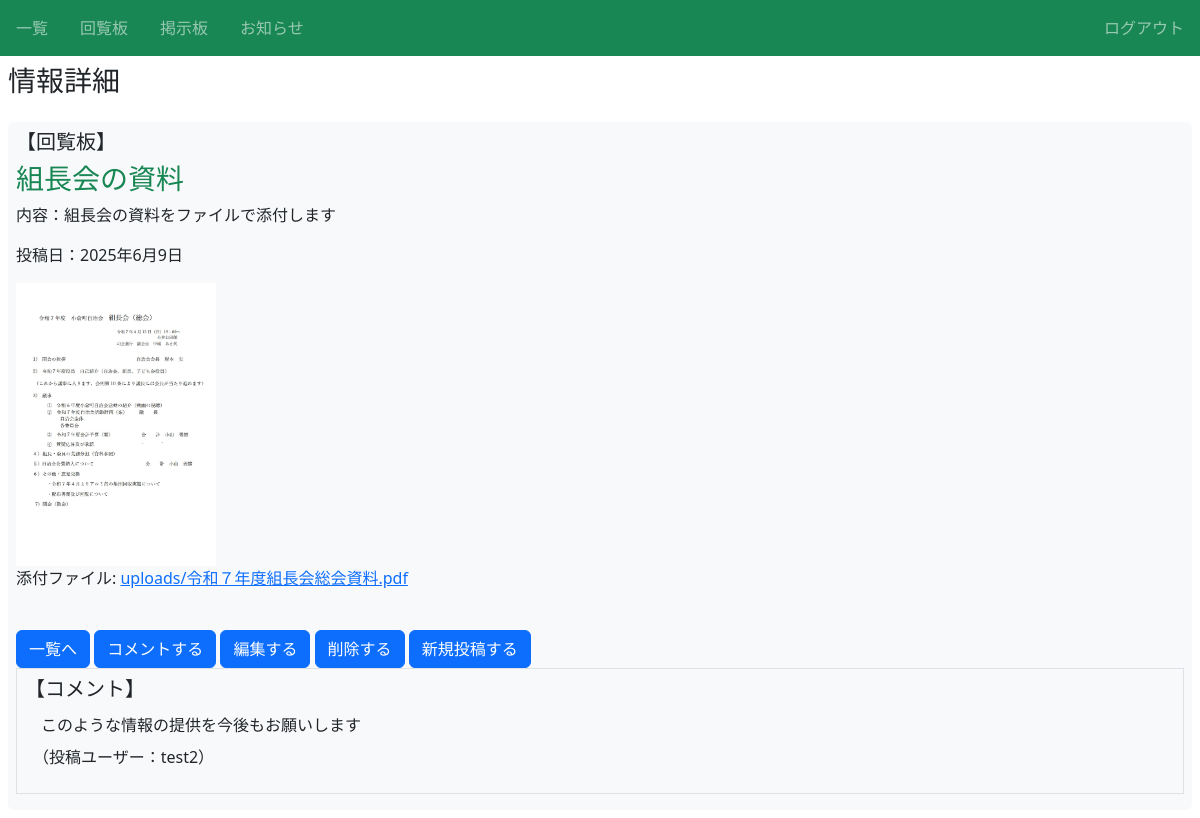
Page /j_sns/6/detail/ (signed in) on the earlier database version.
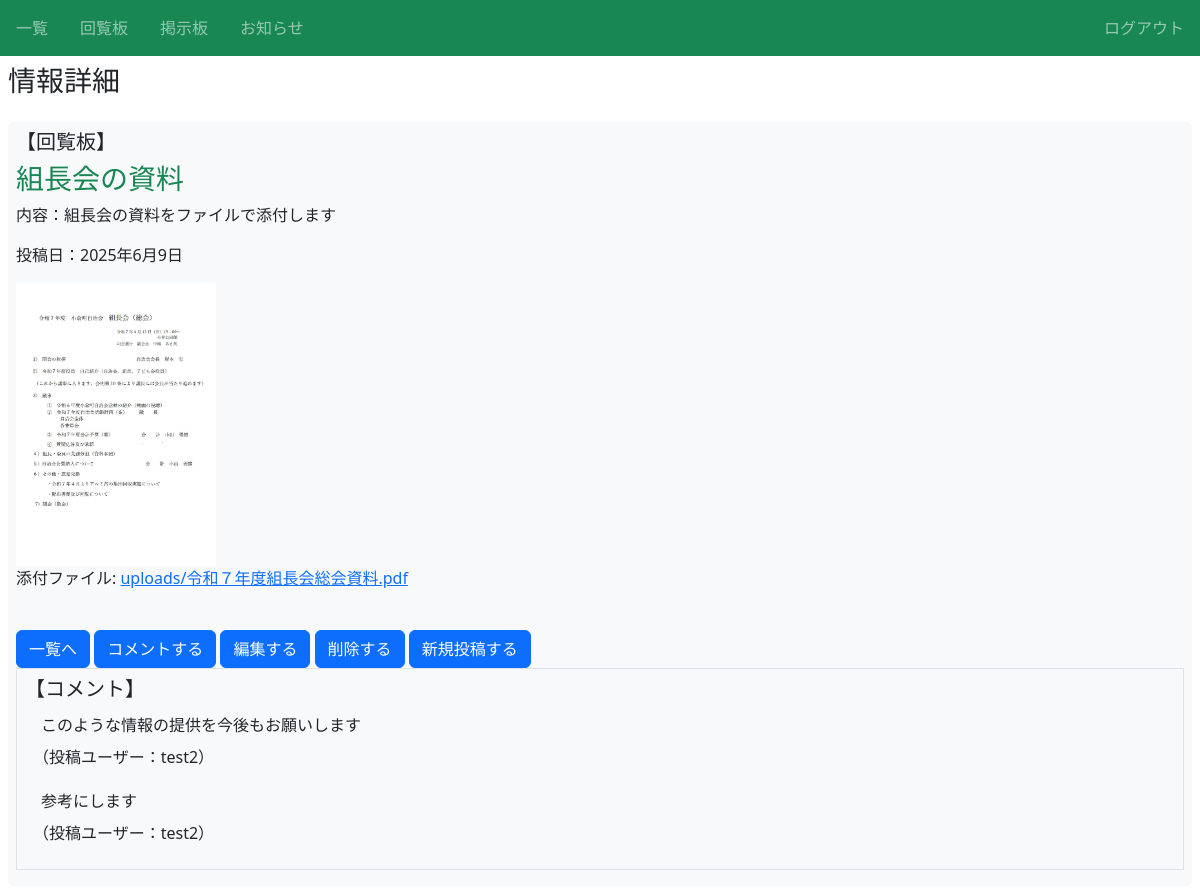
Same page on the later database version.
### j_sns/models.py (models this page shows)
class Review(models.Model):
    title = models.ForeignKey(Info, on_delete=models.CASCADE,
        max_length=250,
        verbose_name='タイトル',
        related_name="title_reviews"
        )
    text = models.TextField(verbose_name='コメント')
    user = models.ForeignKey(User, on_delete=models.CASCADE)
    def __str__(self):
        return self.title.title

### j_sns/views.py (the view)
# urls.py: path('j_sns/<int:pk>/detail/', views.DetailJSnsView.as_view(), name='detail-jsns'),
class DetailJSnsView(LoginRequiredMixin, DetailView):
    template_name = 'j_sns/j_sns_detail.html'
    model = Info
    def get_context_data(self, **kwargs):
        context = super().get_context_data(**kwargs)
        context['reviews'] = Review.objects.filter(title=self.object)  # Review のデータを明示的に渡す
        print(context)
        return context

### j_sns/models.py (called while the page is built)
    def __str__(self):
        return self.title

### j_sns/templates/j_sns/j_sns_detail.html (shortened to what this page needs)
{% extends 'base.html' %}
{% block h1 %}情報詳細{% endblock %}
{% block content %}
    <div class="p-2 m-2 bg-light borer border-success rounded">
        <h5>【{{ object.get_category_display }}】</h5>
        <h3 class="text-success">{{ object.title }}</h3>
        <p>内容：{{ object.content }}</p>
        <p>投稿日：{{ object.created_at }}</p>
        <div class="d-flex">
        {% if object.thumbnail1 %}
            <a href="{{ object.thumbnail1.url }}" data-lightbox="gallery">
                <img src="{{ object.thumbnail1.url }}" alt="サムネイル" style="width: 200px; height: auto;">
            </a>
            {% else %}
                <p></p>
        {% endif %}
        <br>
        </div>
        {% if object.file %}
            <p>添付ファイル: <a href="{{ object.file.url }}" download>{{ object.file.name }}</a></p>
        {% endif %}
        <br>
        <a href="{% url 'list-jsns' %}" class="btn btn-primary">一覧へ</a>
        <a href="{% url 'review' object.pk %}" class="btn btn-primary">コメントする</a>
        {% if user.is_superuser %}
            <a href="{% url 'update-jsns' object.pk %}" class="btn btn-primary">編集する</a>
            <a href="{% url 'delete-jsns' object.pk %}" class="btn btn-primary">削除する</a>
            <a href="{% url 'create-jsns' %}" class="btn btn-primary">新規投稿する</a>
        {% endif %}
        <div class="border p-2 mb-2">
            <h5>【コメント】</h5>
            {% for review in reviews %}
            <div>
                <div class="px-2">
                    <p class="p-1 m-1">{{ review.text }}</p>
                    <p>（投稿ユーザー：{{ review.user.username }}）</p>
                </div>
            </div>
            {% endfor %}
        </div>
    </div>
{% endblock content %}

Differences in the rows shown:
added Review: text "参考にします", user.username "test2"
